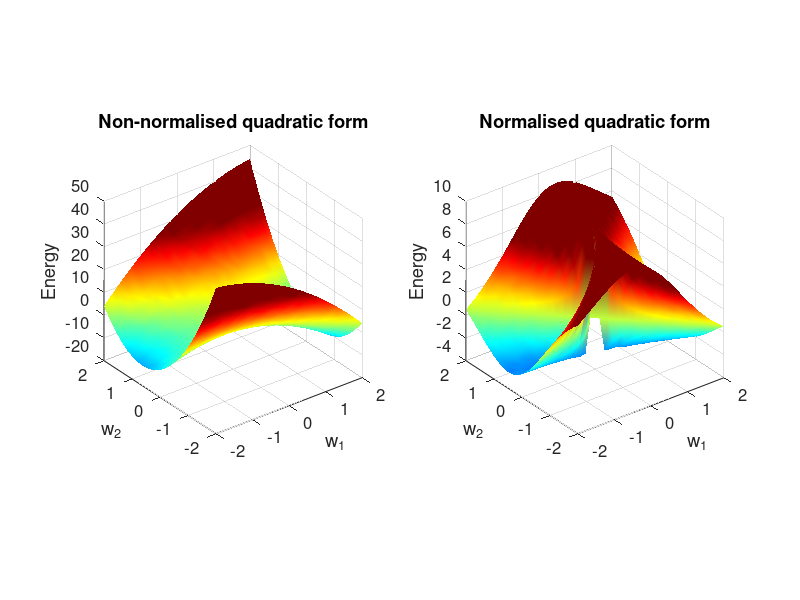

Recreate this plot in MATLAB.
%% Code challenge from video 164

clear, clc

%% Visualize the normalized quadratic form

% compute and visualise the quadratic form for this matrix
A = [-2 3; 2 8];

n = 30;
wRange = linspace(-2,2,n);
[qf_raw,qf_nor] = deal(zeros(length(wRange),length(wRange))); % initialise simultaneously

for i = 1:n
    for j = 1:n
            
        w = [wRange(i) wRange(j)]';
            
        qf_raw(i,j) = w'*A*w;
        qf_nor(i,j) = qf_raw(i,j) / (w'*w);
        
    end
end
    


%% Plotting

figure(2), clf
subplot(121)
surf(wRange,wRange,qf_raw')
shading interp, axis square
set(gca,'fontsize',12,'clim',[-1 1]*max(abs(qf_raw(:)))*.6)
title('Non-normalised quadratic form')
xlabel('w_1'), ylabel('w_2'), zlabel('Energy')

subplot(122)
surf(wRange,wRange,qf_nor')
shading interp, axis square
set(gca,'fontsize',12,'clim',[-1 1]*max(abs(qf_nor(:)))*.6)
title('Normalised quadratic form')
xlabel('w_1'), ylabel('w_2'), zlabel('Energy')

colormap jet
rotate3d on


